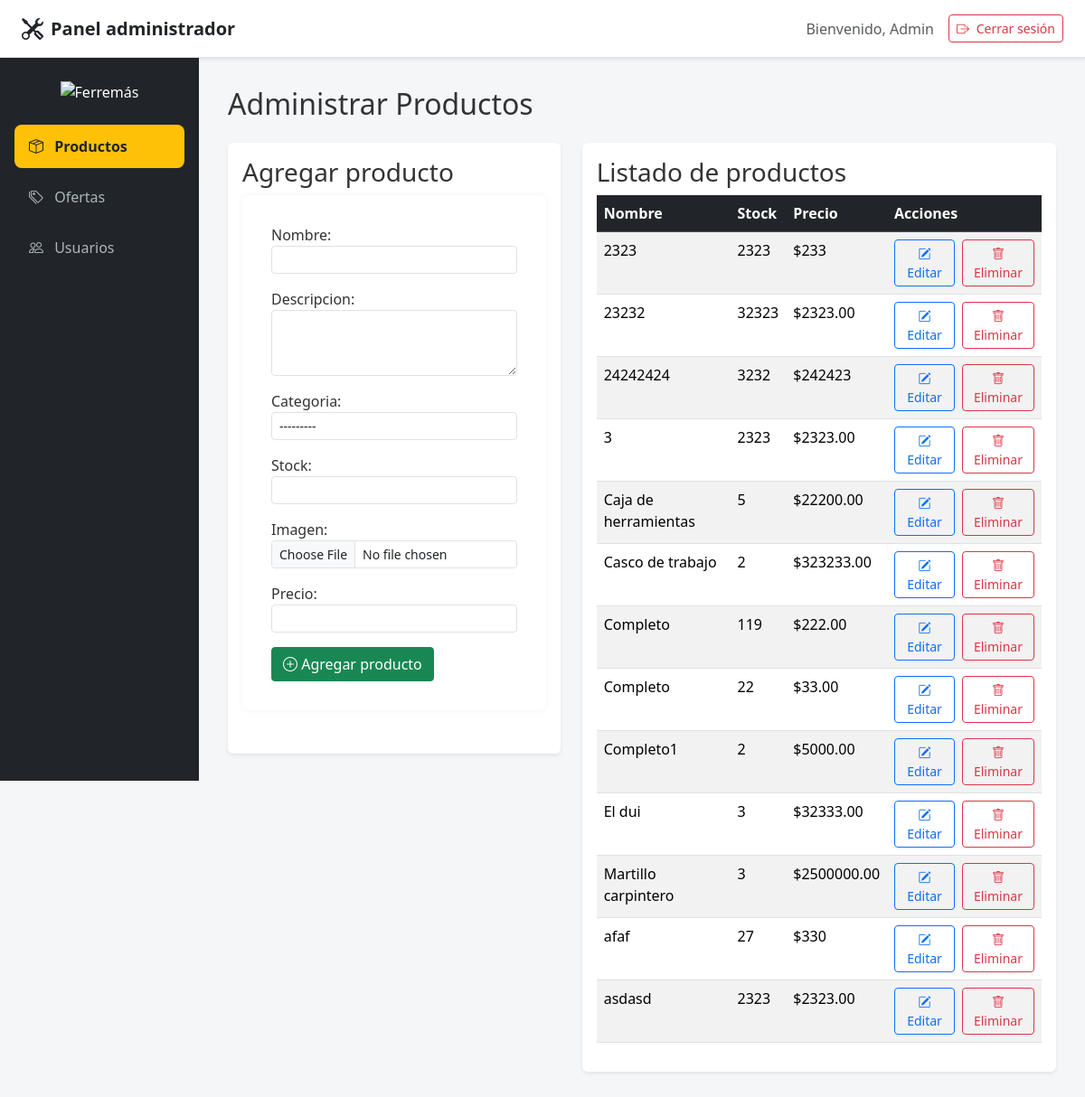
/adminpanel/productos/ (signed in), run on an earlier commit of the app's database.
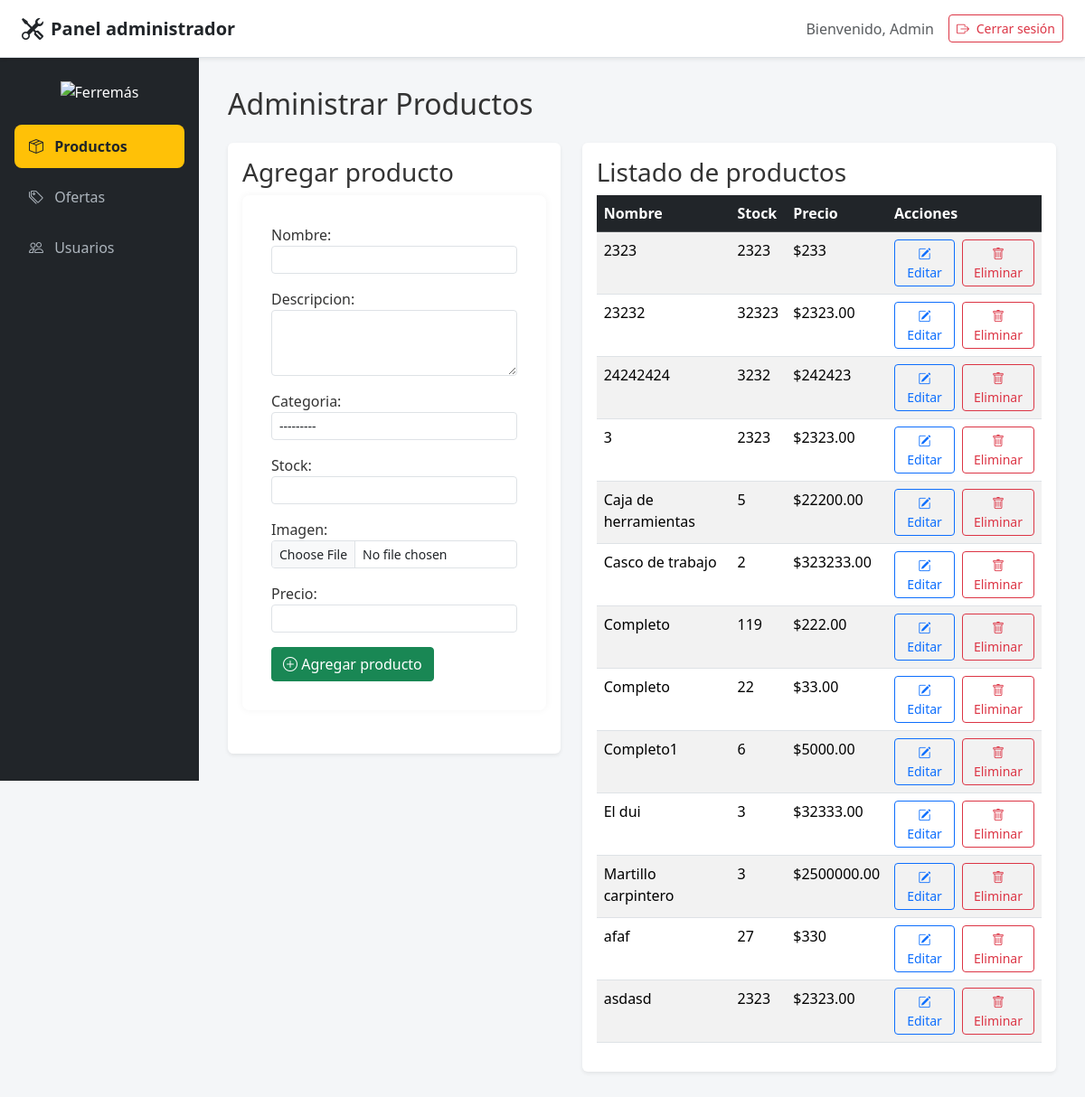
And on a later commit of the database.
### tienda/models.py (models this page shows, shortened)
class Producto(models.Model):
    CATEGORIAS = [
        ('herramientas', 'Herramientas'),
        ('herramientas_electricas', 'Herramientas Eléctricas'),
        ('herramientas_manuales', 'Herramientas Manuales'),
        ('materiales', 'Materiales'),
        ('accesorios', 'Accesorios'),
        ('pinturas', 'Pinturas'),
        ('electricidad', 'Electricidad'),
        ('inalambricas', 'Inalámbricas'),
        ('medicion', 'Medición'),
    ]
    nombre = models.CharField(max_length=255)
    descripcion = models.TextField()
    categoria = models.CharField(max_length=100, choices=CATEGORIAS)
    stock = models.IntegerField()
    imagen = models.ImageField(upload_to='static/productos/')
    activo = models.BooleanField(default=True)
    @property
    def oferta_vigente(self):
        ahora = timezone.now()
        return self.ofertas.filter(fecha_inicio__lte=ahora, fecha_fin__gte=ahora).first()
    @property
    def precio_actual(self):
        oferta = self.oferta_vigente
        if oferta:
            return round((oferta.precio_oferta), 0)
        precio = self.precios.first()
        return precio.valor if precio else None

class PrecioHistorico(models.Model):
    producto = models.ForeignKey(Producto, on_delete=models.CASCADE, related_name='precios')
    fecha = models.DateTimeField()
    valor = models.DecimalField(max_digits=10, decimal_places=2)
    class Meta:
        ordering = ['-fecha']

### adminpanel/views.py (the view)
# urls.py: path('productos/', views.panel_productos, name='panel_productos'),
@login_required
@user_passes_test(lambda u: u.is_staff)
def panel_productos(request):
    productos = Producto.objects.all().order_by('nombre')
    if request.method == 'POST':
        form = ProductoForm(request.POST, request.FILES)
        if form.is_valid():
            producto = form.save()
            PrecioHistorico.objects.create(
                producto=producto,
                valor=form.cleaned_data['precio'],
                fecha=timezone.now()
            )
            messages.success(request, "Producto creado exitosamente.")
            return redirect('panel_productos')
    else:
        form = ProductoForm()
    return render(request, 'adminpanel/panel_productos.html', {
        'productos': productos,
        'form': form,
    })

### tienda/forms.py
class ProductoForm(forms.ModelForm):
    precio = forms.DecimalField(
        max_digits=10, decimal_places=2,
        widget=forms.NumberInput(attrs={'class': 'form-control form-control-sm', 'style': 'max-width: 300px;'})
    )
    class Meta:
        model = Producto
        fields = ['nombre', 'descripcion', 'categoria', 'stock', 'imagen']  # NO incluir 'precio' aquí
        widgets = {
            'nombre': forms.TextInput(attrs={'class': 'form-control form-control-sm', 'style': 'max-width: 500px;'}),
            'descripcion': forms.Textarea(attrs={'class': 'form-control form-control-sm', 'rows': 3, 'style': 'max-width: 500px;'}),
            'categoria': forms.Select(attrs={'class': 'form-control form-control-sm', 'style': 'max-width: 500px;'}),
            'stock': forms.NumberInput(attrs={'class': 'form-control form-control-sm', 'style': 'max-width: 300px;'}),
            'imagen': forms.ClearableFileInput(attrs={'class': 'form-control form-control-sm', 'style': 'max-width: 500px;'}),
        }

### adminpanel/templates/adminpanel/panel_productos.html (shortened to what this page needs)
{% extends 'base_admin.html' %}
{% block content %}
<h2 class="mb-4">Administrar Productos</h2>
<div class="row">
  <div class="col-md-5">
    <div class="p-3 bg-white rounded shadow-sm mb-4">
      <h3>Agregar producto</h3>
      <form method="POST" enctype="multipart/form-data">
        {{ form.as_p }}
        <button type="submit" class="btn btn-success">
          <i class="bi bi-plus-circle"></i> Agregar producto
        </button>
      </form>
    </div>
  </div>
  <div class="col-md-7">
    <div class="p-3 bg-white rounded shadow-sm">
      <h3>Listado de productos</h3>
      <table class="table table-striped table-hover">
        <thead class="table-dark">
          <tr>
            <th>Nombre</th>
            <th>Stock</th>
            <th>Precio</th>
            <th>Acciones</th>
          </tr>
        </thead>
        <tbody>
          {% for producto in productos %}
            <tr>
              <td>{{ producto.nombre }}</td>
              <td>{{ producto.stock }}</td>
              <td>${{ producto.precio_actual }}</td>
              <td class="d-flex gap-2">
                <a href="{% url 'editar_producto' producto.id %}" class="btn btn-sm btn-outline-primary">
                  <i class="bi bi-pencil-square"></i> Editar
                </a>
                <a href="{% url 'eliminar_producto' producto.id %}" class="btn btn-sm btn-outline-danger"
                    onclick="return confirm('¿Seguro que quieres eliminar este producto?')">
                  <i class="bi bi-trash"></i> Eliminar
                </a>
              </td>
            </tr>
          {% endfor %}
        </tbody>
      </table>
    </div>
  </div>
</div>
{% endblock %}

What changed in the data, as far as the page shows it:
changed Producto "Completo1": stock "2" → "6"
